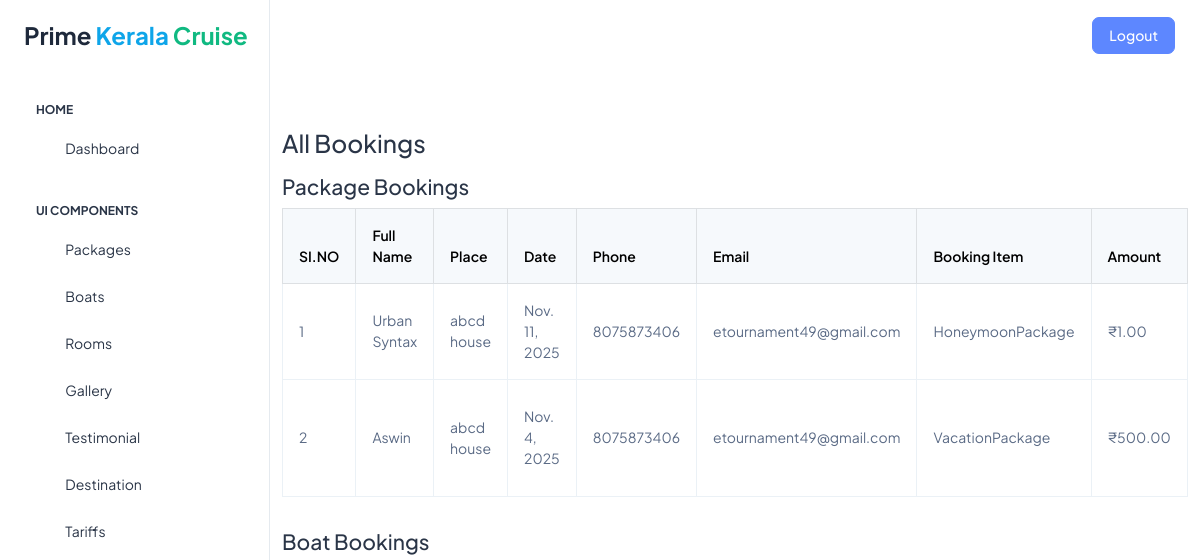
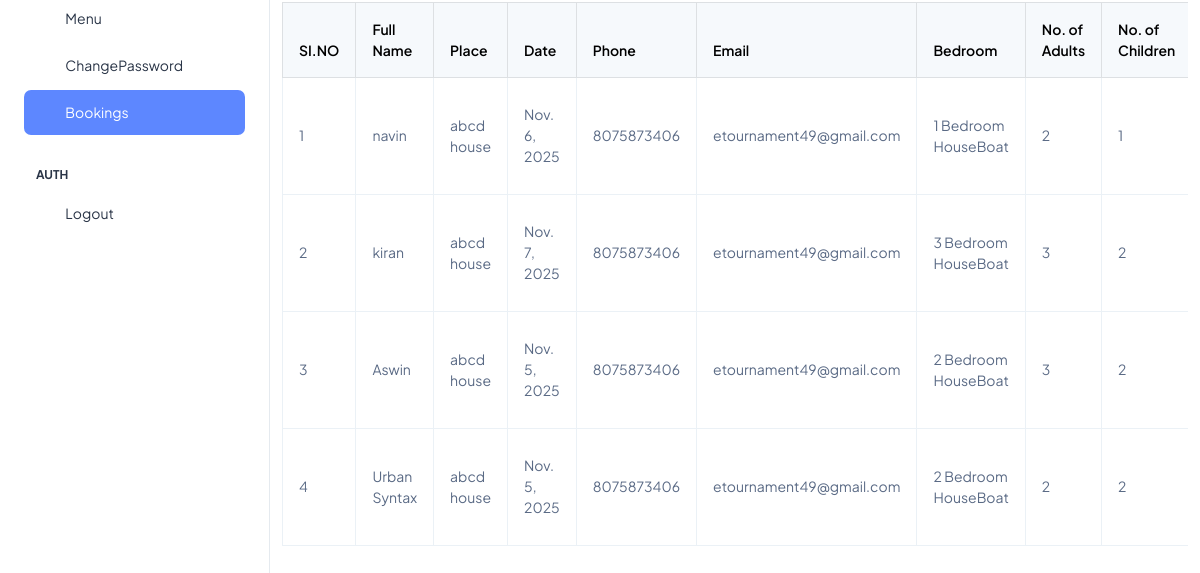
/admin_view_all_bookings, run on an earlier commit of the app's database (2 pictures, top to bottom).
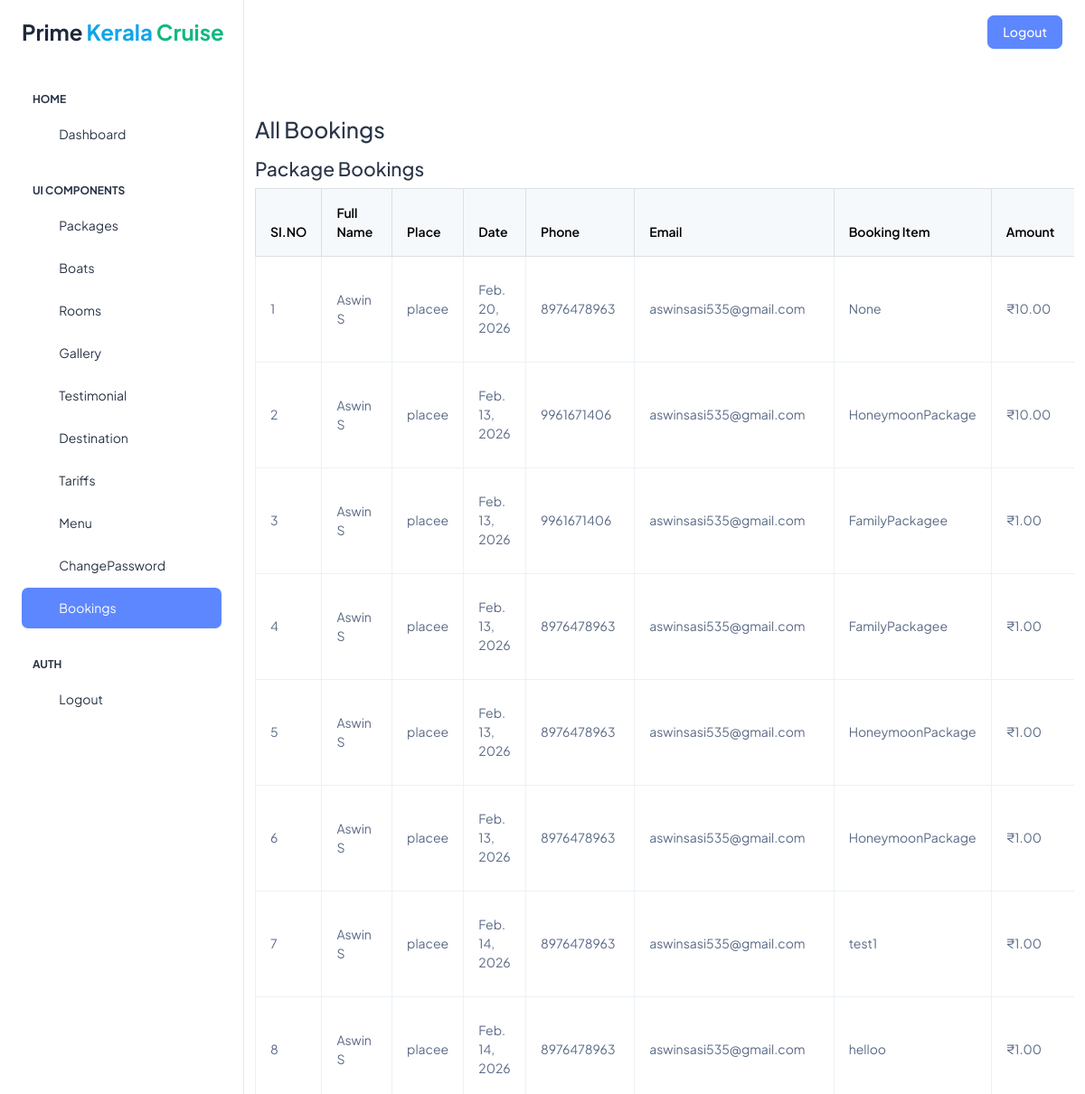
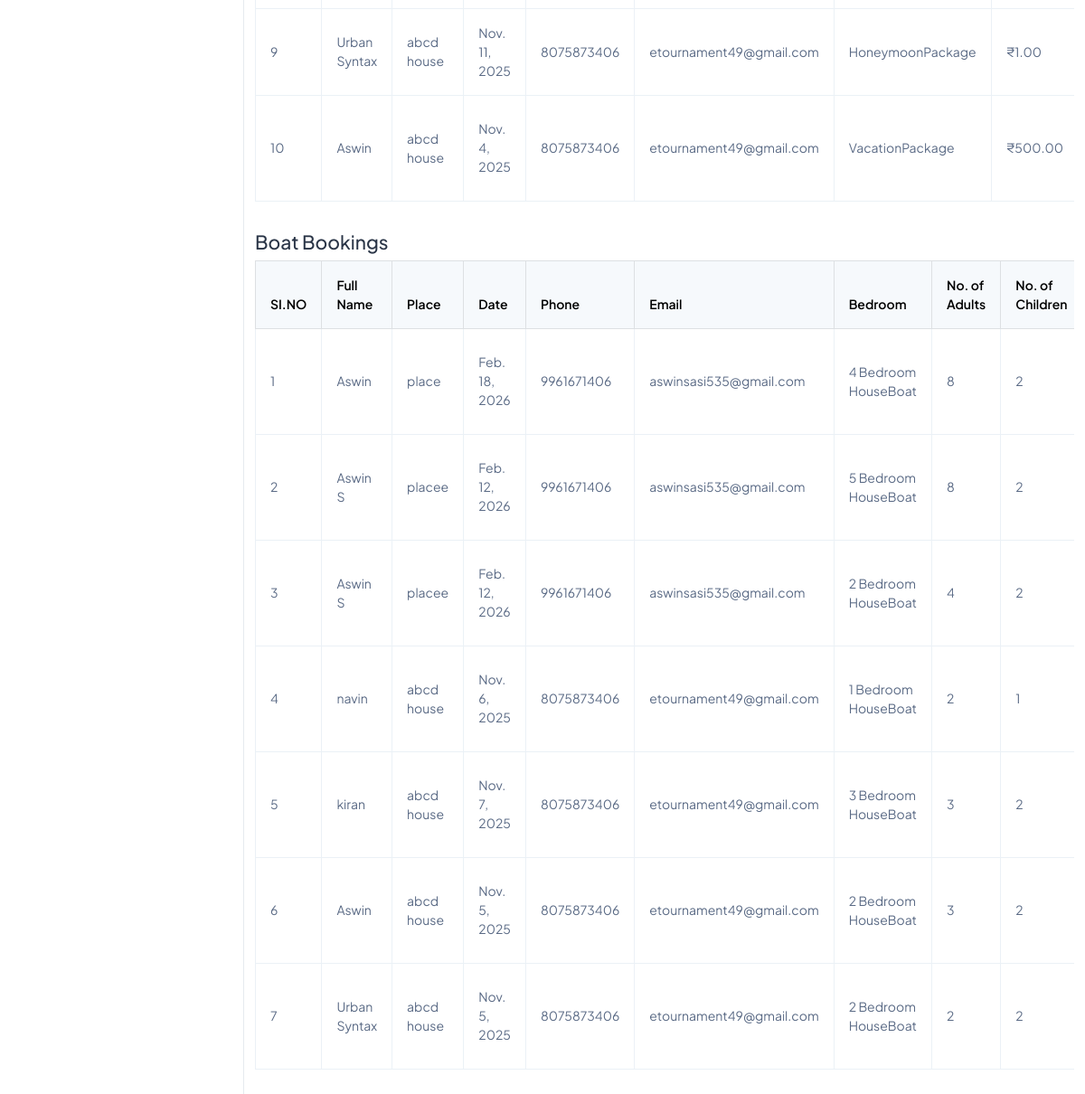
And on a later commit of the database (2 pictures, top to bottom).
### app/models.py (models this page shows, shortened)
class PackageBooking(models.Model):
    fullname = models.CharField(max_length=100)
    place = models.CharField(max_length=100)
    from_date = models.DateField()
    phone = models.CharField(max_length=15)
    email = models.EmailField()
    booking_item = models.CharField(max_length=200, blank=True, null=True)
    amount = models.DecimalField(max_digits=10, decimal_places=2)
    order_id = models.CharField(max_length=100, blank=True, null=True)
    payment_id = models.CharField(max_length=100, blank=True, null=True)
    payment_status = models.CharField(max_length=50, default='pending')
    created_at = models.DateTimeField(auto_now=True)

class BoatBooking(models.Model):
    fullname = models.CharField(max_length=100)
    place = models.CharField(max_length=100)
    from_date = models.DateField()
    phone = models.CharField(max_length=15)
    email = models.EmailField()
    bedroom = models.CharField(max_length=50)
    noofadult = models.PositiveIntegerField()
    noofchild = models.PositiveIntegerField()
    category = models.CharField(max_length=100)
    cruise_type = models.CharField(max_length=100)
    amount = models.DecimalField(max_digits=10, decimal_places=2)
    order_id = models.CharField(max_length=100, blank=True, null=True)
    payment_id = models.CharField(max_length=100, blank=True, null=True)
    payment_status = models.CharField(max_length=50, default='pending')
    created_at = models.DateTimeField(auto_now=True)

### app/views.py (the view)
# urls.py: path('admin_view_all_bookings', views.admin_view_all_bookings, name='admin_view_all_bookings'),
def admin_view_all_bookings(request):
    package_list = PackageBooking.objects.all().order_by('-created_at')
    boat_list = BoatBooking.objects.all().order_by('-created_at')
    p_paginator = Paginator(package_list, 10)
    p_page_number = request.GET.get('p_page')
    package_bookings = p_paginator.get_page(p_page_number)
    b_paginator = Paginator(boat_list, 10)
    b_page_number = request.GET.get('b_page')
    boat_bookings = b_paginator.get_page(b_page_number)
    context = {
        'package_bookings': package_bookings,
        'boat_bookings': boat_bookings,
    }
    return render(request, 'admin/view_all_bookings.html', context)

### templates/admin/view_all_bookings.html (shortened to what this page needs)
{% include 'admin/adminheader.html' %}
<div class="container mt-4">
  <h1 class="h3 mb-3">All Bookings</h1>
  <h4>Package Bookings</h4>
  {% if package_bookings %}
    <div class="table-responsive mb-3">
      <table class="table table-bordered table-hover align-middle">
        <thead class="table-light">
          <tr>
            <th>SI.NO</th>
            <th>Full Name</th>
            <th>Place</th>
            <th>Date</th>
            <th>Phone</th>
            <th>Email</th>
            <th>Booking Item</th>
            <th>Amount</th>
          </tr>
        </thead>
        <tbody>
          {% for b in package_bookings %}
          <tr>
            <td>{{ package_bookings.start_index|add:forloop.counter0 }}</td>
            <td>{{ b.fullname }}</td>
            <td>{{ b.place }}</td>
            <td>{{ b.from_date }}</td>
            <td>{{ b.phone }}</td>
            <td>{{ b.email }}</td>
            <td>{{ b.booking_item }}</td>
            <td>₹{{ b.amount }}</td>
          </tr>
          {% endfor %}
        </tbody>
      </table>
    </div>
  {% else %}
    <div class="alert alert-info mb-5">No Package Bookings found.</div>
  {% endif %}
  <h4>Boat Bookings</h4>
  {% if boat_bookings %}
    <div class="table-responsive mb-3">
      <table class="table table-bordered table-hover align-middle">
        <thead class="table-light">
          <tr>
            <th>SI.NO</th>
            <th>Full Name</th>
            <th>Place</th>
            <th>Date</th>
            <th>Phone</th>
            <th>Email</th>
            <th>Bedroom</th>
            <th>No. of Adults</th>
            <th>No. of Children</th>
          </tr>
        </thead>
        <tbody>
          {% for b in boat_bookings %}
          <tr>
            <td>{{ boat_bookings.start_index|add:forloop.counter0 }}</td>
            <td>{{ b.fullname }}</td>
            <td>{{ b.place }}</td>
            <td>{{ b.from_date }}</td>
            <td>{{ b.phone }}</td>
            <td>{{ b.email }}</td>
            <td>{{ b.bedroom }}</td>
            <td>{{ b.noofadult }}</td>
            <td>{{ b.noofchild }}</td>
          </tr>
          {% endfor %}
        </tbody>
      </table>
    </div>
  {% else %}
    <div class="alert alert-info">No Boat Bookings found.</div>
  {% endif %}
</div>
{% include 'admin/adminfooter.html' %}

What changed in the data, as far as the page shows it:
added PackageBooking: start_index|add "1", fullname "Aswin S", place "placee", from_date "Feb. 20, 2026", phone "8976478963", email "aswinsasi535@gmail.com", booking_item "None", amount "10.00"
added PackageBooking: start_index|add "2", fullname "Aswin S", place "placee", from_date "Feb. 13, 2026", phone "9961671406", email "aswinsasi535@gmail.com", booking_item "HoneymoonPackage", amount "10.00"
added PackageBooking: start_index|add "3", fullname "Aswin S", place "placee", from_date "Feb. 13, 2026", phone "9961671406", email "aswinsasi535@gmail.com", booking_item "FamilyPackagee", amount "1.00"
added PackageBooking: start_index|add "4", fullname "Aswin S", place "placee", from_date "Feb. 13, 2026", phone "8976478963", email "aswinsasi535@gmail.com", booking_item "FamilyPackagee", amount "1.00"
added PackageBooking: start_index|add "5", fullname "Aswin S", place "placee", from_date "Feb. 13, 2026", phone "8976478963", email "aswinsasi535@gmail.com", booking_item "HoneymoonPackage", amount "1.00"
added PackageBooking: start_index|add "6", fullname "Aswin S", place "placee", from_date "Feb. 13, 2026", phone "8976478963", email "aswinsasi535@gmail.com", booking_item "HoneymoonPackage", amount "1.00"
added PackageBooking: start_index|add "7", fullname "Aswin S", place "placee", from_date "Feb. 14, 2026", phone "8976478963", email "aswinsasi535@gmail.com", booking_item "test1", amount "1.00"
added PackageBooking: start_index|add "8", fullname "Aswin S", place "placee", from_date "Feb. 14, 2026", phone "8976478963", email "aswinsasi535@gmail.com", booking_item "helloo", amount "1.00"
computed for PackageBooking "Urban Syntax": start_index|add "1" → "9"
computed for PackageBooking "Aswin": start_index|add "2" → "10"
added BoatBooking: start_index|add "1", fullname "Aswin", place "place", from_date "Feb. 18, 2026", phone "9961671406", email "aswinsasi535@gmail.com", bedroom "4 Bedroom HouseBoat", noofadult "8", noofchild "2"
added BoatBooking: start_index|add "2", fullname "Aswin S", place "placee", from_date "Feb. 12, 2026", phone "9961671406", email "aswinsasi535@gmail.com", bedroom "5 Bedroom HouseBoat", noofadult "8", noofchild "2"
added BoatBooking: start_index|add "3", fullname "Aswin S", place "placee", from_date "Feb. 12, 2026", phone "9961671406", email "aswinsasi535@gmail.com", bedroom "2 Bedroom HouseBoat", noofadult "4", noofchild "2"
computed for BoatBooking "navin": start_index|add "1" → "4"
computed for BoatBooking "kiran": start_index|add "2" → "5"
computed for BoatBooking (number 6 of 7 on the later page): start_index|add "3" → "6"
computed for BoatBooking "Urban Syntax": start_index|add "4" → "7"
